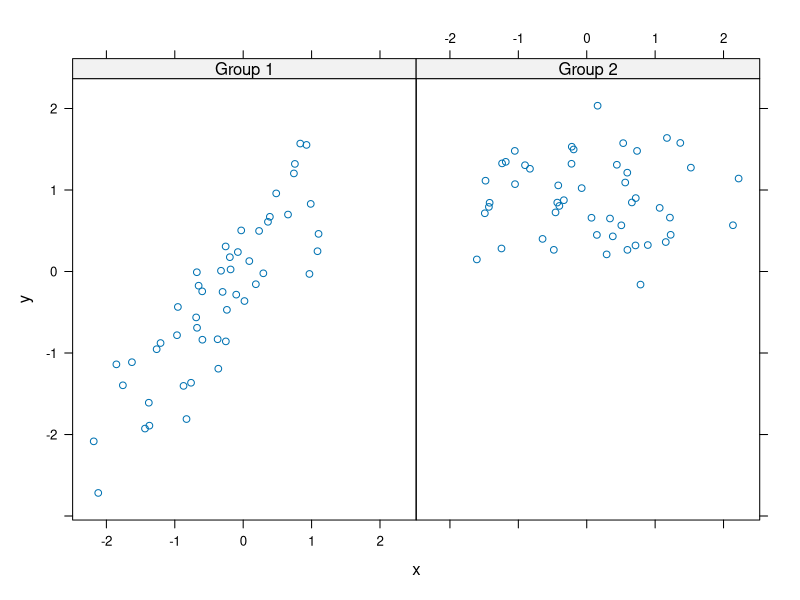
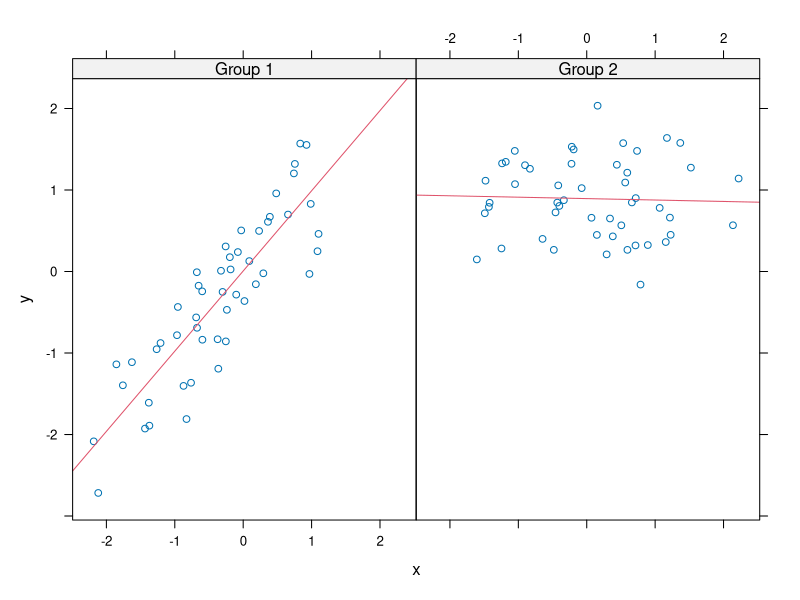
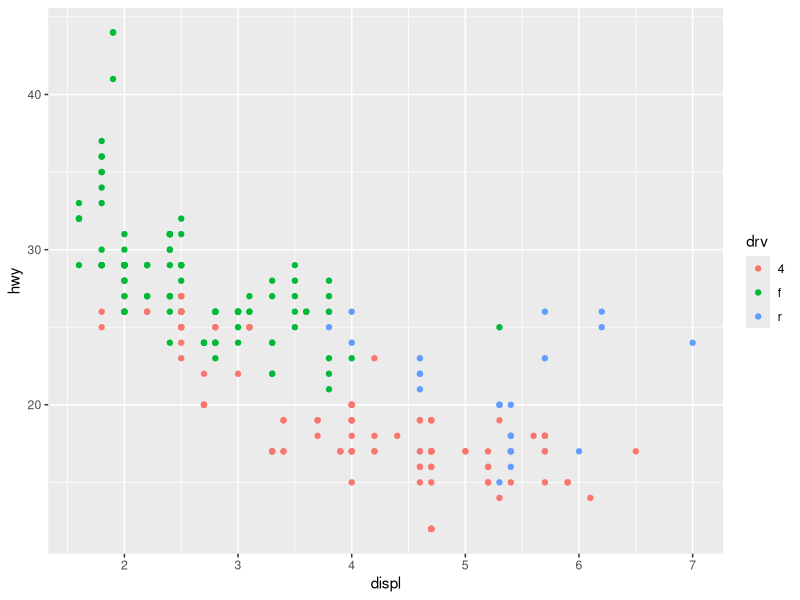

Write the R code that produced these figures, in order. (Note: this script raises an error after producing the figures.)
## Week 2 - Exploratory Data analysis
## Lattice system

library(lattice)
set.seed(10)
x <- rnorm(100)
f <- rep(0:1, each = 50)
y <- x + f - f * x + rnorm(100, sd = 0.5)
f <- factor(f, labels = c("Group 1", "Group 2"))
xyplot(y ~ x | f, layout = c(2, 1))

## Custom panel function
xyplot(y ~ x | f, panel = function(x, y, ...){
  panel.xyplot(x, y, ...) ## First call default panel function
  panel.lmline(x, y, col = 2) ## Overlay a simple linear regression line
})

## ggplot2 system
##install.packages("ggplot2")
library(ggplot2)
str(mpg)
qplot(displ, hwy, data = mpg, color = drv)

qplot(logpm25, NocturnalSympt, data = maacs, facets = . ~bmicat, geom = 
        c("point", "smooth"), method = "lm")